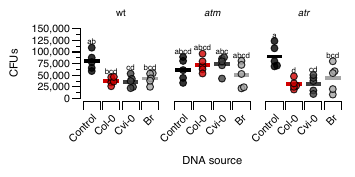

Generate this figure with R:
# Pathogen mutants

# Load required libraries
# Cleaning and manipulating data
library(dplyr)

# Statistic tests
library(rstatix)
library(multcompView)

# Plotting
library(ggplot2)
library(ggprism)
library(ggbeeswarm)
library(ggtext)
library(scales)

# Read data
data <- read.csv("10_pathogen_mutants/pathogen_mutants.csv") %>% 
  select("treatment", "genotype", "cfu")

# Create levels and labels for factors
genotype_levels <- c("wt", "atm", "atr")
genotype_labels <- c("wt", "*atm*", "*atr*")

treatment_levels <- c("ctl", "col", "cvi", "br")
treatment_labels <- c("Control", "Col-0", "Cvi-0", "Br")

# Create factors
data <- data %>% 
  mutate(
    genotype = factor(genotype,
                      levels = genotype_levels,
                      labels = genotype_labels),
    treatment = factor(treatment,
                       levels = treatment_levels))

# Summary statistics
data_ss <- data %>% 
  group_by(treatment, genotype) %>% 
  get_summary_stats() %>% 
  arrange(desc(mean))

# Two way anova
anova <- aov(cfu ~ treatment*genotype, data = data)
summary(anova)
export::table2csv(anova, "10_pathogen_mutants/two_way_anova_result.csv")


capture_anova <- summary(anova)
capture.output(capture_anova, file = "10_pathogen_mutants/anova_results.doc")

# Tukey
tukey <- TukeyHSD(anova)
tukey

tukey_capture <- as.data.frame(tukey[3])
write.csv(tukey_capture, "10_pathogen_mutants/tukey.csv")

# Compact letter display
tukey.cld <- multcompLetters4(anova, tukey)

cld <- as.data.frame.list(tukey.cld$`treatment:genotype`)
data_ss$tukey <- cld$Letters

# Colors
plot_colors <- c("#000000", # black
                 "#D10101", # red
                 "#404040", # dark grey
                 "#A6A6A6") # light 

# Plot 
ggplot(data, aes(x = treatment, y = cfu)) +
  # Geoms
  stat_summary(
    aes(color = treatment),
    geom = "crossbar",
    fun = mean,
    width = 0.8
  ) +
  ggbeeswarm::geom_beeswarm(
    aes(fill = treatment),
    shape = 21,
    cex = 3.5,
    size = 2,
    alpha = 0.8
  ) +
  geom_text(
    data = data_ss,
    aes(x = treatment, y = max, label = tukey),
    #nudge_x = 0.375,
    nudge_y = 12000,
    size = 2
  ) +
  # Facet
  facet_wrap(~ genotype) +
  # Scales
  scale_fill_manual(values = plot_colors) +
  scale_color_manual(values = plot_colors) +
  scale_x_discrete(
    guide = guide_prism_bracket(angle = 45),
    labels = treatment_labels
  ) +
  scale_y_continuous(
    label = comma,
    guide = "prism_offset_minor",
    limits = c(0, 150000),
    breaks = seq(0, 150000, 25000)
    ) +

  # Labels
  labs(
    #title = "Pathogen infection",
    x = "DNA source",
    y = "CFUs",
    #caption = "Tukey test, p < 0.05, n = 5",
  ) +
  # Theme
  theme_prism(
    base_fontface = "plain",
    base_line_size = 0.35
  ) +
  theme(
    text = element_text(size = 8),
    legend.position = "none",
    strip.text.x = element_markdown(size = 7),
    # axis.text = element_blank(),
    # axis.title = element_blank()
  )

ggsave("10_pathogen_mutants/pathogen_mutants.pdf", width = 9, height = 4.5, units = "cm", scale = 1, dpi = 300, device = cairo_pdf)

save.image(file = "10_pathogen_mutants/pathogen_mutants.RData")